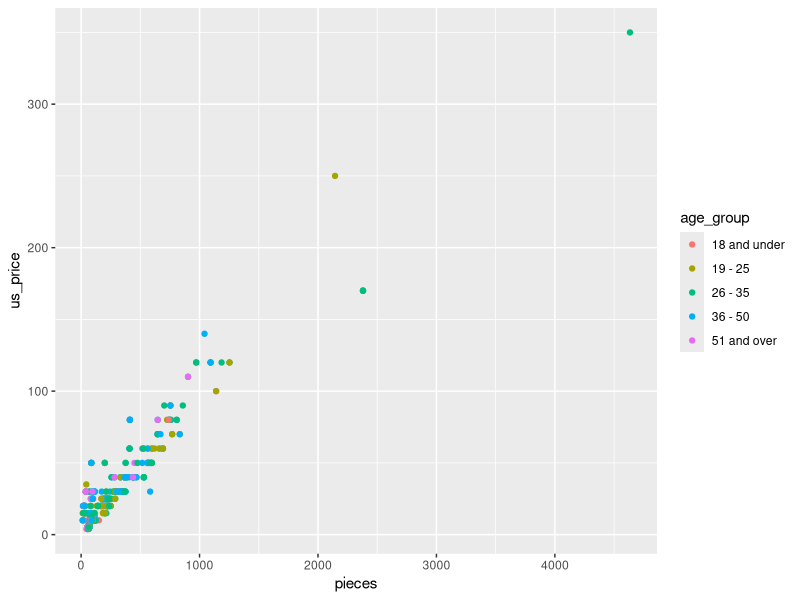
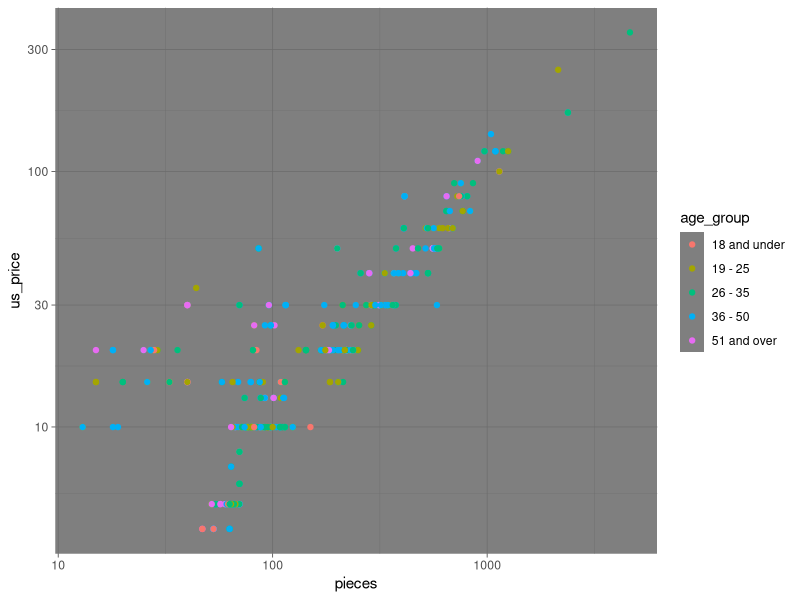

Source code (R) for these figures, in order:
## ---- chunk 1
library(tidyverse)
library(readxl)
lego_sales <- read_csv("lego_sales.csv")
print(lego_sales)
## ---- chunk 2
lego_sales %>%
  count(first_name) %>%
  arrange(desc(n))
## ---- chunk 3
lego_sales %>%
  count(theme) %>%
  arrange(desc(n))
## ---- chunk 4
lego_sales %>%
  filter(theme == 'Star Wars') %>%
  count(subtheme) %>%
  arrange(desc(n))
## ---- chunk 5
updated_lego_sales <- lego_sales %>%
  mutate(age_group = case_when(
    age <= 18 ~ '18 and under',
    between(age, 19, 25) ~ '19 - 25',
    between(age, 26, 35) ~ '26 - 35',
    between(age, 36, 50) ~ '36 - 50',
    TRUE ~ '51 and over'))
## ---- chunk 6
## part a
updated_lego_sales %>%
  count(age_group) %>%
  mutate(prob_a=(n/sum(n)))

## part b
updated_lego_sales %>%
  count(age_group, theme) %>%
 mutate(prob_b=(n/sum(n)))
 
## part c
updated_lego_sales %>%
  count(age_group, theme) %>%
filter(theme=='Duplo') %>%
  mutate(prob_c=(n/sum(n)))

## ---- chunk 7
updated_lego_sales %>%
  count(age_group)
## ---- chunk 8
updated_lego_sales %>%
  count(age_group,us_price) %>%
  mutate(total_cost = us_price*n) %>%
   group_by(age_group) %>%
   mutate(cost_sum= sum(total_cost))
## ---- chunk 9
ggplot(updated_lego_sales, aes(x=pieces, y=us_price, color=age_group)) +
  geom_point() 
## ---- chunk 10
ggplot(updated_lego_sales, aes(x=pieces, y=us_price, color=age_group)) +
  geom_point() +
  scale_x_log10()+
  scale_y_log10() + 
  theme_dark()
